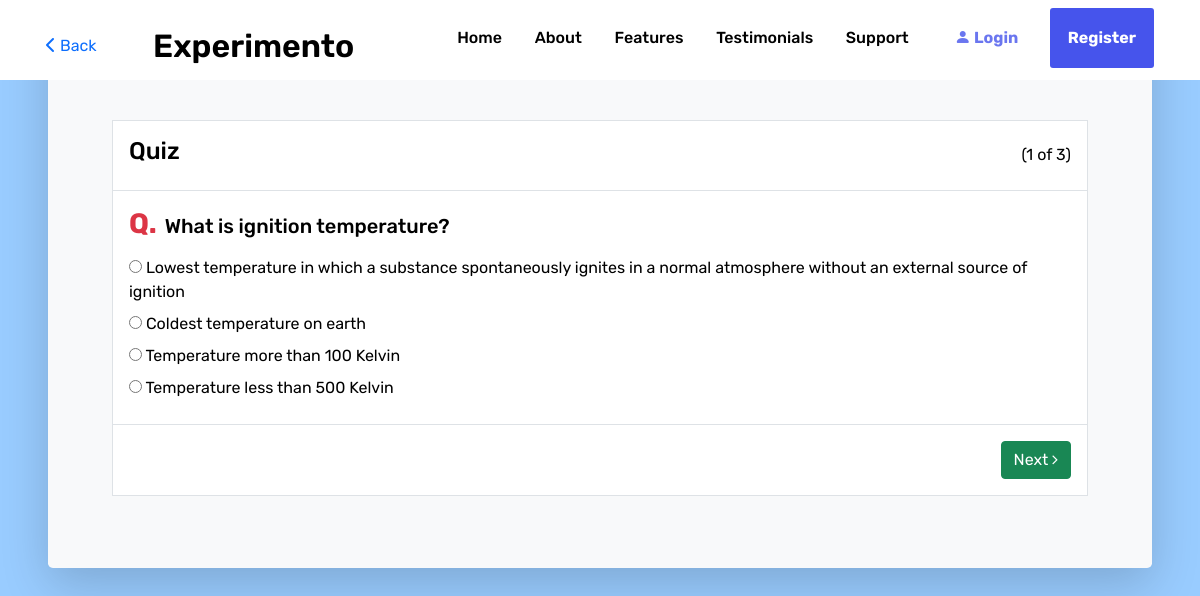
The app's page /quiz.php?id=4&q=1 with its own data.
### tables this page shows
CREATE TABLE IF NOT EXISTS `quiz_questions` (
  `id` int(11) NOT NULL AUTO_INCREMENT,
  `experiment_id` int(11) NOT NULL,
  `question` text NOT NULL,
  PRIMARY KEY (`id`)
);

CREATE TABLE IF NOT EXISTS `quiz_answers` (
  `id` int(11) NOT NULL AUTO_INCREMENT,
  `question_id` int(11) NOT NULL,
  `answer` text NOT NULL,
  `is_correct` enum('Y','N') NOT NULL DEFAULT 'N',
  PRIMARY KEY (`id`)
);

### quiz.php (the view, shortened to what this page needs)
<?php
  include('includes/functions.php');
  $next_question='';
  if(isset($_REQUEST['id'])) {
    $question_result = $conn->query("SELECT * FROM `quiz_questions` WHERE `experiment_id`='".$_REQUEST['id']."' order by `id` limit ".($_REQUEST['q']-1).",1");
    if($question_result->num_rows > 0) {
      $question = $question_result->fetch_assoc();
      $answer_result = $conn->query("SELECT * FROM `quiz_answers` WHERE `question_id`='".$question['id']."'");
    }
    $question_count_result = $conn->query("SELECT count(id) as question_count FROM `quiz_questions` WHERE `experiment_id`='".$_REQUEST['id']."'");
    if($question_count_result->num_rows > 0) {
      $question_count = $question_count_result->fetch_assoc();
    }
    if($_REQUEST['q'] < $question_count['question_count']) {
      $next_question=$_REQUEST['q']+1;
    }
  }
?>
  <div class="d-flex mx-md-5 mx-0 mb-0 mb-md-5 flex-column h-100 bg-light rounded-3 shadow-lg p-4">
    <section class="pt-5 px-3">
      <div class="bg-secondary-msg rounded-3 p-4 mb-4 mt-4">
        <form action="quiz.php" method="post">
          <div class="border">
            <div class="question bg-white p-3 border-bottom">
                <div class="d-flex flex-row justify-content-between align-items-center mcq">
                    <h4>Quiz</h4><span>(<?=$_REQUEST['q']?> of <?=$question_count['question_count']?>)</span>
                </div>
            </div>
            <div class="question bg-white p-3 border-bottom">
                <div class="d-flex flex-row align-items-center question-title">
                    <h3 class="text-danger">Q.</h3>
                    <h5 class="mt-1 mx-2"><?=$question['question']?></h5>
                </div>
                <?php
                if($answer_result->num_rows > 0) {
                  while($answer = $answer_result->fetch_assoc()) {
                ?>
                  <div class="ans ml-2 my-2">
                      <label class="radio"> <input type="radio" name="answer" value="<?=$answer['id']?>"> <span><?=$answer['answer']?></span></label>
                  </div>
                <?php
                  }
                }
                ?>
            </div>
            <div class="d-flex flex-row justify-content-between align-items-center p-3 bg-white">
              <?php if($next_question) { ?>
                <button class="btn btn-primary border-success align-items-center btn-success" type="submit" name="next">Next <i class="fa fa-angle-right ml-2"></i></button>
              <?php } else { ?>
                <button class="btn btn-primary border-success align-items-center btn-success" type="submit" name="submit">Submit</button>
              <?php } ?>
            </div>
          </div>
        </form>
      </div>
    </section>
  </div>

### assets/css/style.css (style rules this page uses)
html { font-size: 100%; }
:root { --clr-primary: hsl(235, 81%, 60%); --clr-white: hsl(0, 0%, 100%); --clr-black: hsl(0, 0%, 0%); --clr-red: hsl(355, 100%, 60%); --clr-gray: hsl(0deg 0% 35%); --clr-saffron: hsl(43, 93%, 64%); --clr-turquoise: hsl(161, 86%, 56%); --clr-lightBlue: hsl(234, 73%, 90%); --clr-lightRead: hsl(350, 75%, 89%); --clr-lightSaffron: hsl(52, 56%, 92%); --clr-lightTurquoise: hsl(167, 67%, 88%); --clr-lightGray: hsl(0deg 0% 44%); --clr-body: hsl(230, 43%, 97%); --clr-hero: hsl(222, 68%, 95%); --clr-overlay: hsla(0, 0%, 0%, 0.5); --clr-scrollbarThumb: hsl(234, 100%, 80%); --clr-social-icon: hsl(210, 25%, 98%); --clr-dribbble: hsl(330, 80%, 67%); --clr-facebook: hsl(220, 46%, 48%); --clr-twitter: hsl(203, 89%, 53%); --clr-youtube: hsl(0, 100%, 50%); --ff: 'Rubik', sans-serif; --fs-biggest: 4.375rem; --fs-bigger : 3rem; --fs-big : 1.5rem; --fs-bold : 1.25rem; --fs-medium : 1.125rem; --fs-normal : 1rem; --fw-black : 900; --fw-bold : 700; --fw-semiBold: 600; --fw-medium : 500; --fw-regular : 400; --header-height-m: 4rem; --header-height-d: 5rem; --scrollbar-width: 0.4375rem; --z-fixed: 100; }
*, *::before, *::after { box-sizing: border-box; padding: 0; margin: 0; scrollbar-width: var(--scrollbar-width); scrollbar-color: var(--clr-scrollbarThumb) var(--clr-white); }
body { font-family: var(--ff); font-size: var(--fs-normal); background-color: var(--clr-body); color: var(--clr-black); }
h1, h2, h3 { font-weight: var(--fw-bold); }
button { border: none; }
.bg-white { background-color: #fff; }

### records on screen
quiz_questions: question "What is ignition temperature?"
quiz_answers: answer "Lowest temperature in which a substance spontaneously ignites in a normal atmosphere without an external source of ignition"
quiz_answers: answer "Coldest temperature on earth"
quiz_answers: answer "Temperature more than 100 Kelvin"
quiz_answers: answer "Temperature less than 500 Kelvin"

### other values on screen
$_REQUEST['q'] "1"
$question_count['question_count'] "3"
